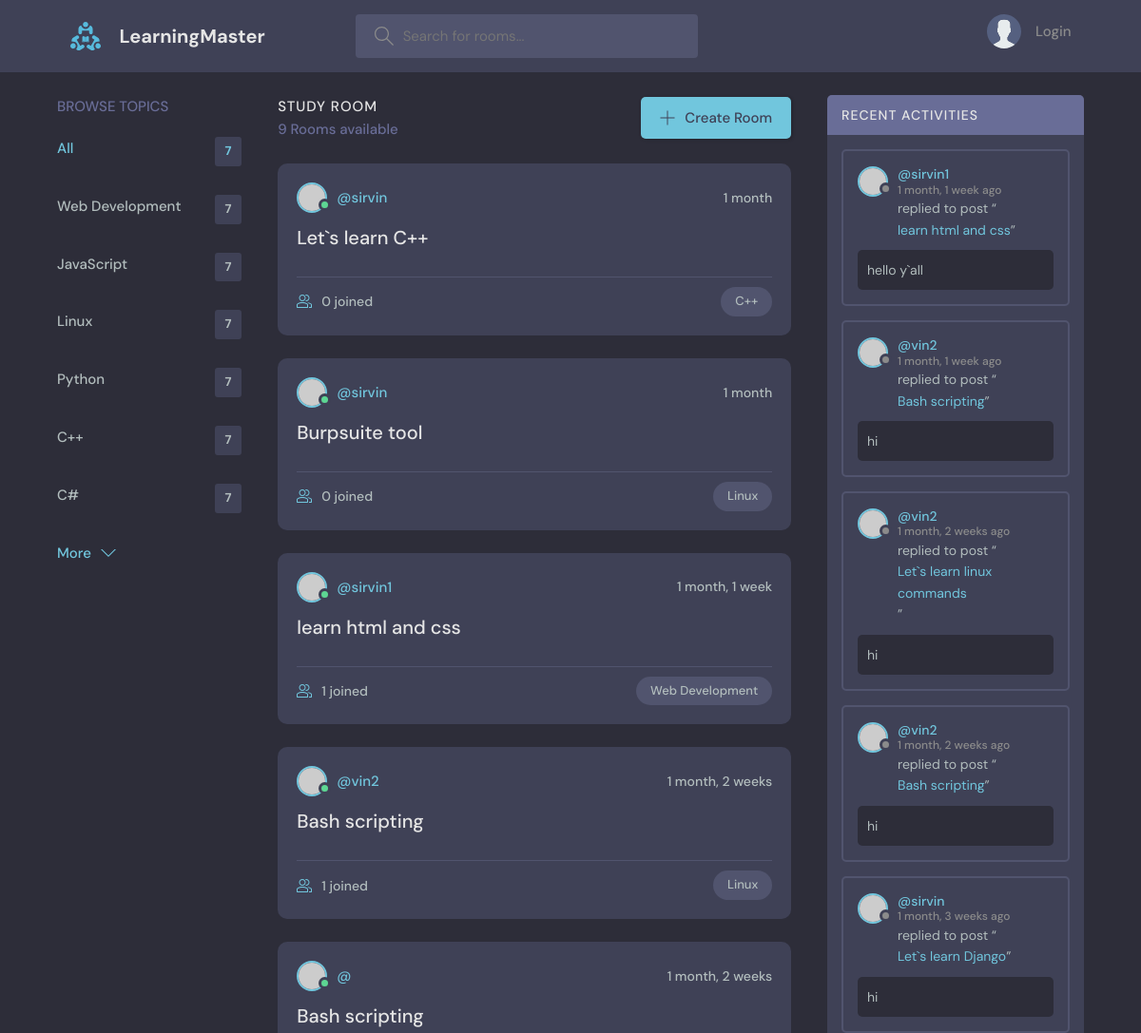
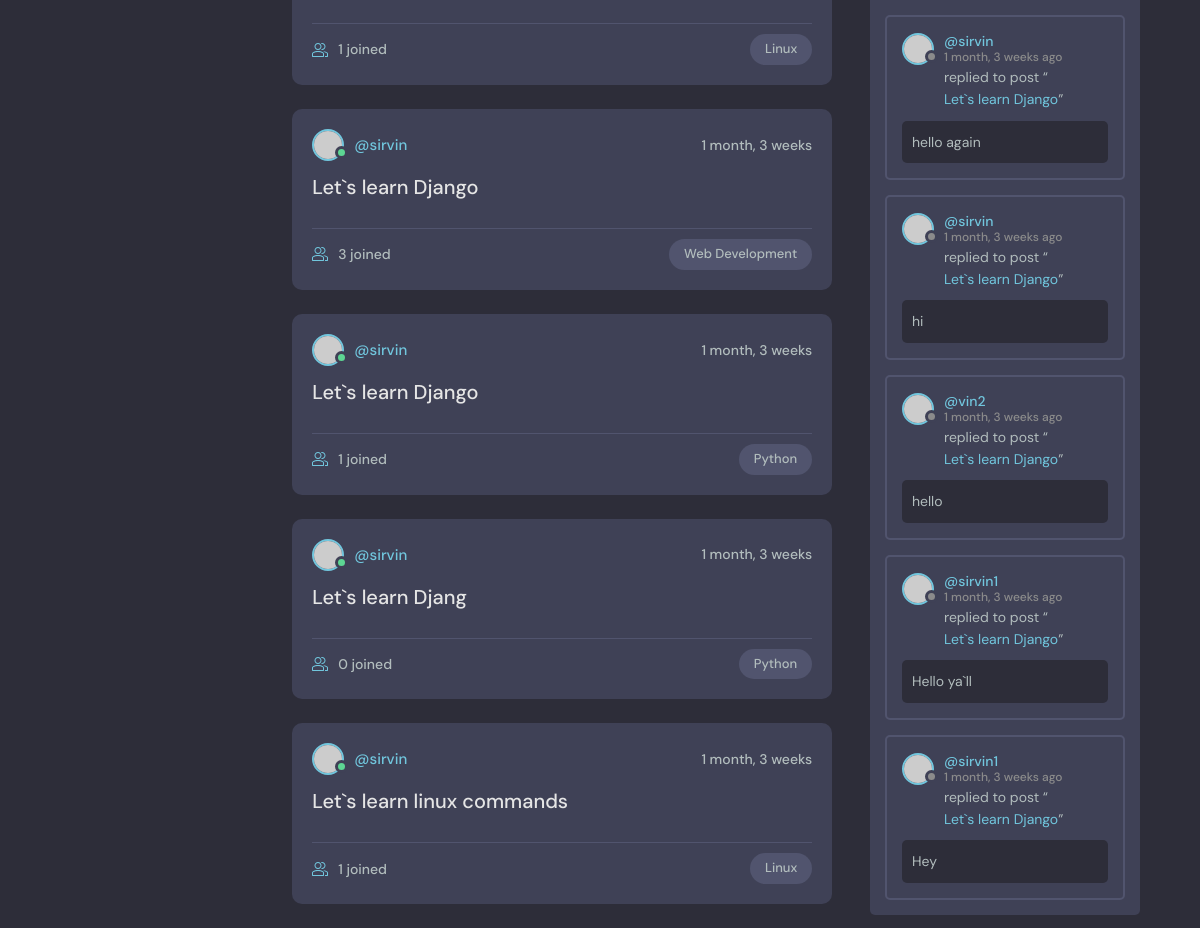
The page / on the database its author committed (2 pictures, top to bottom).
### base/models.py (models this page shows, shortened)
class Topic(models.Model):
    name = models.CharField(max_length=200)

class Room(models.Model):
    host = models.ForeignKey(User, on_delete= models.SET_NULL, null=True)
    topic = models.ForeignKey(Topic, on_delete= models.SET_NULL, null=True)
    name = models.CharField(max_length=200)
    description = models.TextField(null=True, blank=True)
    participants = models.ManyToManyField(User,related_name='participants',blank=True)
    updated = models.DateTimeField(auto_now=True)
    created = models.DateTimeField(auto_now_add=True)
    class Meta:
        ordering = [
            '-updated','-created'
        ]
    def __str__(self):
        return self.name

class Message(models.Model):
    user = models.ForeignKey(User, on_delete=models.CASCADE)
    room = models.ForeignKey(Room, on_delete= models.CASCADE)
    body = models.TextField()
    updated = models.DateTimeField(auto_now=True)
    created = models.DateTimeField(auto_now_add=True)
    class Meta:
        ordering = [
            '-updated','-created'
        ]

### base/views.py (the view)
# urls.py: path('',views.home, name="home"),
def home(request):
    q = request.GET.get('q') if request.GET.get('q') != None else ''
    rooms = Room.objects.filter(
        Q(topic__name__contains = q) |
        Q(name__icontains = q) |
        Q(description__icontains = q)
    )
    topics = Topic.objects.all()
    room_count =  rooms.count()
    room_messages = Message.objects.filter(Q(room__topic__name__contains=q))
    context = {'rooms':rooms, 'topics':topics,
    'room_count':room_count,'room_messages':room_messages}
    return render(request,'base/home.html',context)

### base/templates/base/home.html (shortened to what this page needs)
    {% extends 'main.html' %}
    {% block content %}
    <main class="layout layout--3">
      <div class="container">
        {% include 'base/topics_comp.html' %}
        <div class="roomList">
          <div class="roomList__header">
            <div>
              <h2>Study Room</h2>
              <p>{{room_count}} Rooms available</p>
            </div>
            <a class="btn btn--main" href="{% url 'create-room' %}">
              <svg version="1.1" xmlns="http://www.w3.org/2000/svg" width="32" height="32" viewBox="0 0 32 32">
                <title>add</title>
                <path
                  d="M16.943 0.943h-1.885v14.115h-14.115v1.885h14.115v14.115h1.885v-14.115h14.115v-1.885h-14.115v-14.115z"
                ></path>
              </svg>
              Create Room
            </a>
          </div>
        {% include 'base/feed_comp.html' %}
        </div>
        {% include 'base/activity_comp.html' %}
      </div>
    </main>
   {% endblock content %}

### base/templates/base/topics_comp.html
<div class="topics">
  <div class="topics__header">
    <h2>Browse Topics</h2>
  </div>
  <ul class="topics__list">
    <li>
      <a href="{% url 'home' %}" class="active">All <span>7</span></a>
    </li>
    {% for topic in topics %}
    <li>
      <a href="{% url 'home'%}?q={{topic.name}}">{{topic.name}} <span>7</span></a>
    </li>
    {% endfor %}
  </ul>
  <a class="btn btn--link" href="topics.html">
    More
    <svg version="1.1" xmlns="http://www.w3.org/2000/svg" width="32" height="32" viewBox="0 0 32 32">
      <title>chevron-down</title>
      <path d="M16 21l-13-13h-3l16 16 16-16h-3l-13 13z"></path>
    </svg>
  </a>
</div>

### base/templates/base/feed_comp.html (shortened to what this page needs)
{% for room in rooms %}
<div class="roomListRoom">
  <div class="roomListRoom__header">
    <a href="{% url 'user-profile' user.id %}" class="roomListRoom__author">
      <div class="avatar avatar--small active">
        <img src="https://randomuser.me/api/portraits/men/11.jpg" />
      </div>
      <span>@{{room.host.username}}</span>
    </a>
    <div class="roomListRoom__actions">
      <span>{{room.created|timesince    }}</span>
    </div>
  </div>
  <div class="roomListRoom__content">
    <a href="{% url 'room' room.id %}">{{room.name}}</a>
  </div>
  <div class="roomListRoom__meta">
    <a href="{% url 'room' room.id %}" class="roomListRoom__joined">
      {{room.participants.all.count}} joined
    </a>
    <p class="roomListRoom__topic">{{room.topic.name}}</p>
  </div>
</div>
{% endfor %}

### base/templates/base/activity_comp.html (shortened to what this page needs)
<div class="activities">
  <div class="activities__header">
    <h2>Recent Activities</h2>
  </div>
  {% for message in room_messages%}
  <div class="activities__box">
    <div class="activities__boxHeader roomListRoom__header">
      <a href="{% url 'user-profile' message.user.id %}" class="roomListRoom__author">
        <div class="avatar avatar--small">
          <img src="https://randomuser.me/api/portraits/women/11.jpg" />
        </div>
        <p>
          @{{message.user}}
          <span>  {{message.created|timesince}} ago</span>
        </p>
      </a>
    </div>
    <div class="activities__boxContent">
      <p>replied to post “<a href="{% url 'room' message.room.id %}">{{message.room}}</a>”</p>
      <div class="activities__boxRoomContent">
        {{message.body}}
      </div>
    </div>
  </div>
  {% endfor %}
</div>

### rows shown on the page
Topic: name "Web Development"
Topic: name "JavaScript"
Topic: name "Linux"
Topic: name "Python"
Topic: name "C++"
Topic: name "C#"
Room: host.username "sirvin", created "1 month", name "Let`s learn C++", participants.all.count "0", topic.name "C++"
Room: host.username "sirvin", created "1 month", name "Burpsuite tool", participants.all.count "0", topic.name "Linux"
Room: host.username "sirvin1", created "1 month, 1 week", name "learn html and css", participants.all.count "1", topic.name "Web Development"
Room: host.username "vin2", created "1 month, 2 weeks", name "Bash scripting", participants.all.count "1", topic.name "Linux"
Room: created "1 month, 2 weeks", name "Bash scripting", participants.all.count "1", topic.name "Linux"
Room: host.username "sirvin", created "1 month, 3 weeks", name "Let`s learn Django", participants.all.count "3", topic.name "Web Development"
Room: host.username "sirvin", created "1 month, 3 weeks", name "Let`s learn Django", participants.all.count "1", topic.name "Python"
Room: host.username "sirvin", created "1 month, 3 weeks", name "Let`s learn Djang", participants.all.count "0", topic.name "Python"
Room: host.username "sirvin", created "1 month, 3 weeks", name "Let`s learn linux commands", participants.all.count "1", topic.name "Linux"
Message: user "sirvin1", created "1 month, 1 week", room "learn html and css", body "hello y`all"
Message: user "vin2", created "1 month, 1 week", room "Bash scripting", body "hi"
Message: user "vin2", created "1 month, 2 weeks", room "Let`s learn linux commands", body "hi"
Message: user "vin2", created "1 month, 2 weeks", room "Bash scripting", body "hi"
Message: user "sirvin", created "1 month, 3 weeks", room "Let`s learn Django", body "hi"
Message: user "sirvin", created "1 month, 3 weeks", room "Let`s learn Django", body "hello again"
Message: user "sirvin", created "1 month, 3 weeks", room "Let`s learn Django", body "hi"
Message: user "vin2", created "1 month, 3 weeks", room "Let`s learn Django", body "hello"
Message: user "sirvin1", created "1 month, 3 weeks", room "Let`s learn Django", body "Hello ya`ll"
Message: user "sirvin1", created "1 month, 3 weeks", room "Let`s learn Django", body "Hey"

### other values the page prints
{{ room_count }} "9"
